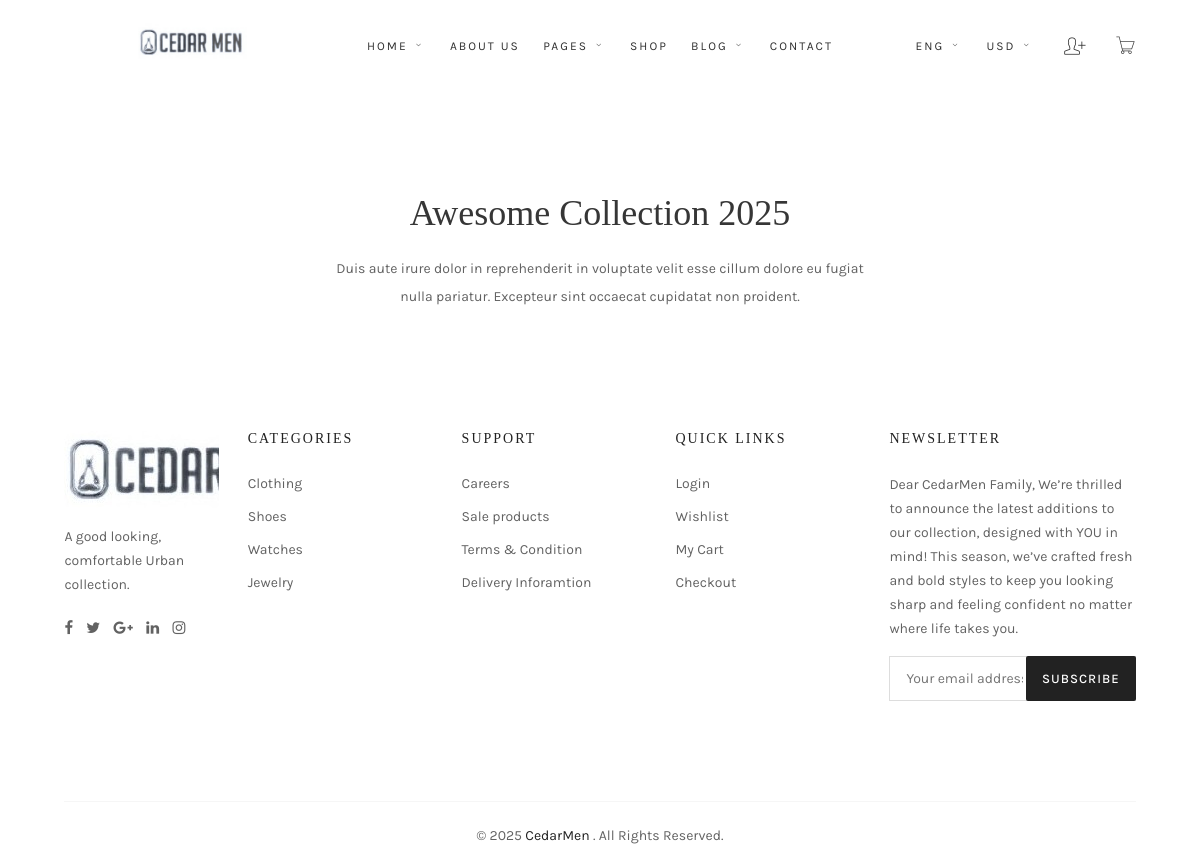
Before: /ecommerce/shop/ with the older database file.
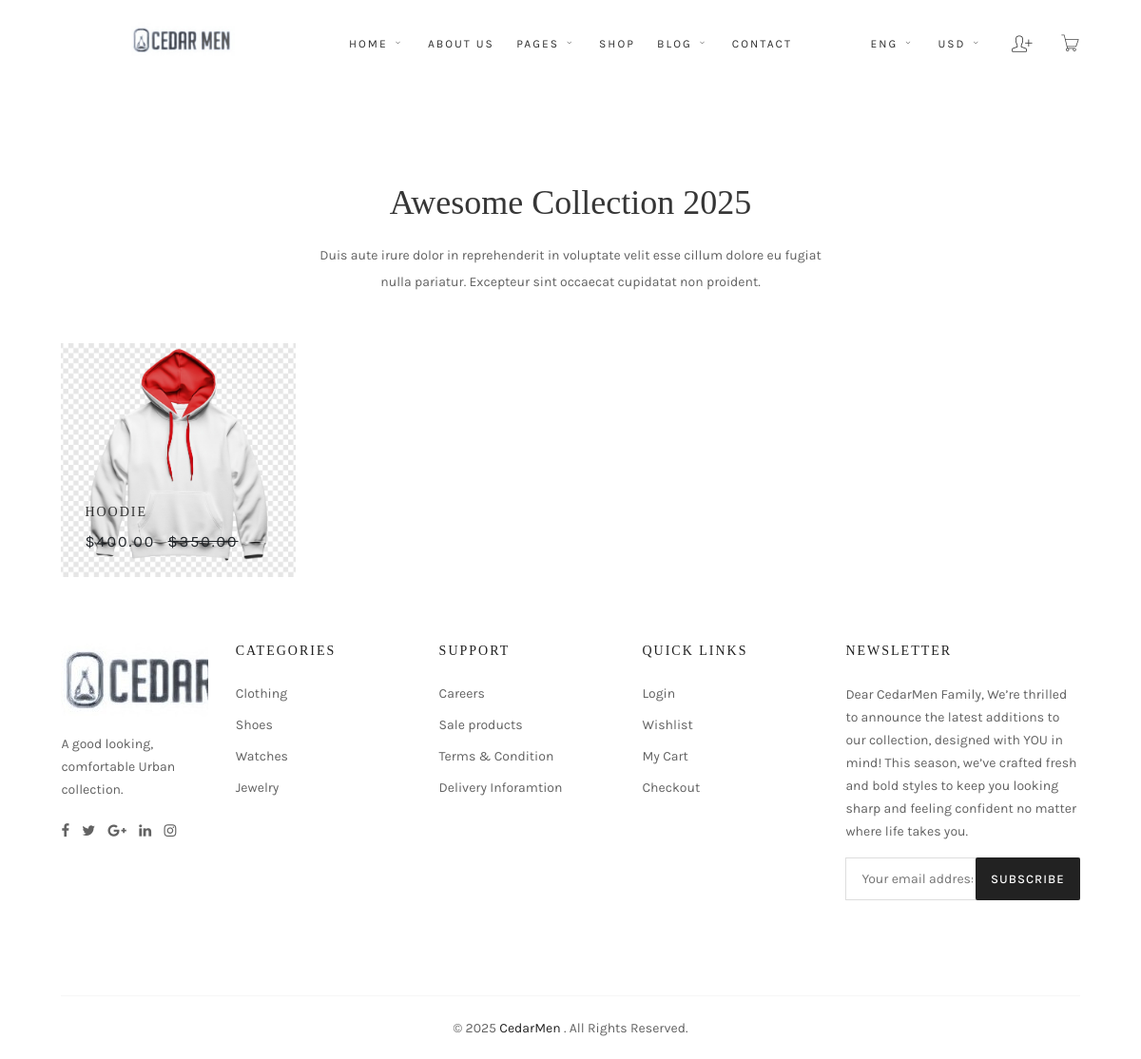
After: the same page with the newer database file.
### ecommerce/models.py (models this page shows, shortened)
class Product(models.Model):
    name = models.CharField(max_length=255)
    price = models.DecimalField(max_digits=10, decimal_places=2)
    slug = models.SlugField(max_length=255, unique=True, blank=True)
    old_price = models.DecimalField(max_digits=10, decimal_places=2, blank=True, null=True)
    category = models.ForeignKey('Category', on_delete=models.SET_NULL, null=True, blank=True)
    stock = models.IntegerField()
    colors = models.ManyToManyField(Color, blank=True)
    image = models.ImageField(upload_to='products/')
    product_cart = models.BooleanField(default=False)
    sizes = models.ManyToManyField(Size, blank=True)
    def get_url(self):
        return reverse("product_detail", kwargs={
            'slug': self.slug
        })

### ecommerce/views.py (the view)
# urls.py: path('ecommerce/shop/', shop, name='shop'),
def shop(request):
    products = Product.objects.all()
    return render(request, 'shop.html',{'products': products})

### templates/shop.html (shortened to what this page needs)
{% extends 'base.html' %}
{% load static %}
{% block content %}
            <div class="shop-area pt-100 pb-70">
                <div class="container-fluid">
                    <div class="shop-title-text text-center">
                        <h2>awesome collection 2025 </h2>
                        <p>Duis aute irure dolor in reprehenderit in voluptate velit esse cillum dolore eu fugiat nulla pariatur. Excepteur sint occaecat cupidatat non proident.</p>
                    </div>
                    <div class="shop-style-all mt-50">
                        <div class="grid row">
                            {% for product in products %}
                                <div class="col-lg-3 col-md-6 col-sm-6 col-12 grid-item cat1">
                                    <div class="shop-style-all">
                                        <div class="shop-img">
                                            <a href="{{ product.get_url }}">
                                                <img src="{{ product.image.url }}" alt="{{ product.name }}" class="img-fluid product-image"/>
                                            </a>
                                            <div class="shop-title title-style-1">
                                                <h3><a href="{{ product.get_url }}">{{ product.name }}</a></h3>
                                                <span class="new-price">${{ product.price }}</span>
                                                <span class="old-price">${{ product.old_price }}</span>
                                            </div>
                                        </div>
                                    </div>
                                </div>
                            {% endfor %}
                        </div>
                    </div>
                </div>
            </div>
            {% endblock %}

Changed rows visible on the page:
added Product: image (picture), name "HOODIE", price "400.00", old_price "350.00"
